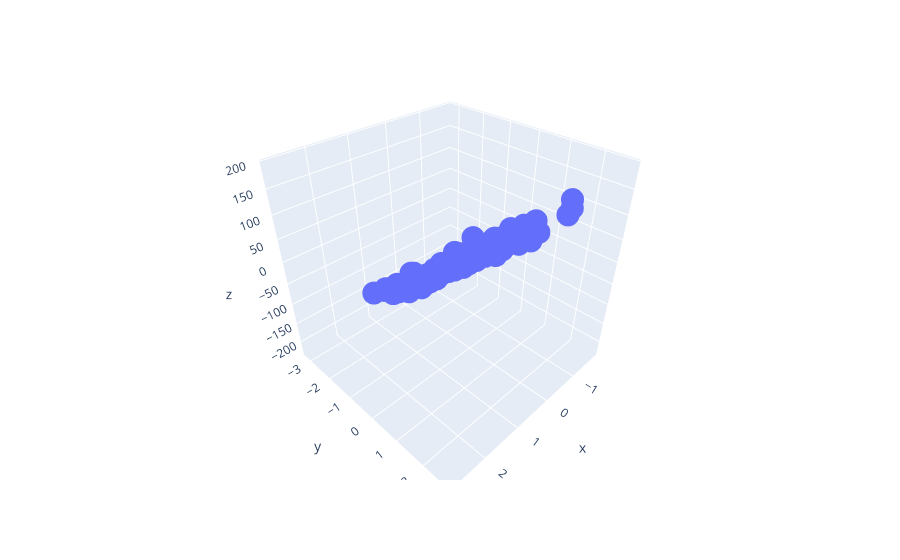

Write notebook code for a chart like this one.
### Code cell
import plotly.express as px
fig = px.scatter_3d(x=x1, y=x2, z=y)
fig.show()
